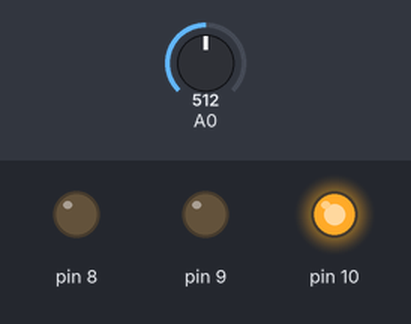
Bench run of a program on a simulated Arduino Uno, built with avr-gcc and run on an emulated ATmega328P. Parts: output pins drawn as LEDs (lit = HIGH). The test bench sets the inputs (shaded band); at power-on: A0 = 512. What the program prints to the serial monitor is not drawn.

Above: at 0.8 s.
0.9 s: A0 set to 632
2.4 s: A0 set to 653
At 3.6 s:
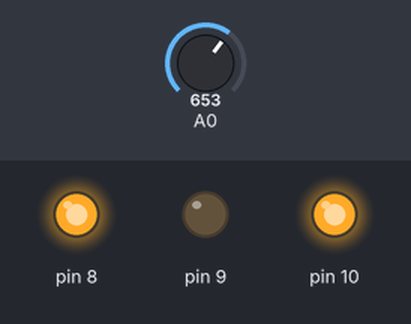
3.9 s: A0 set to 511
At 4.9 s:
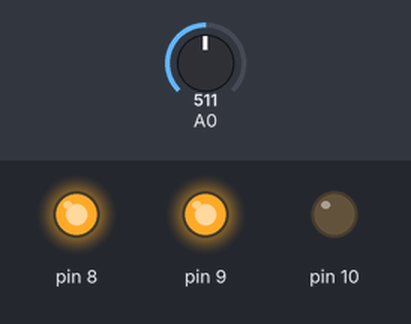
5.4 s: A0 set to 400
6.9 s: A0 set to 365
At 7.2 s:
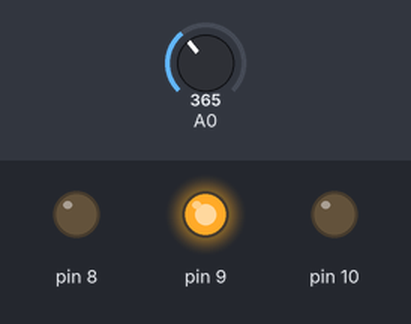
8.4 s: A0 set to 716
At 9.6 s:
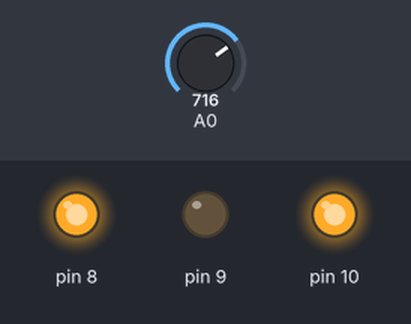
Timing chart, 0 to 10.9 s (numbered marks = the images above; inputs shaded):
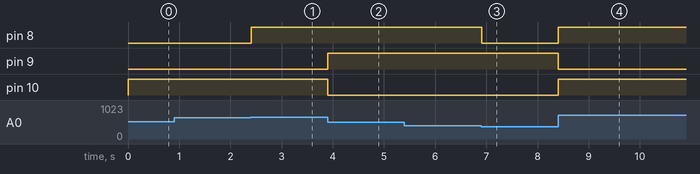

Measured:
- the behaviour switches between 639 and 640 on A0 (found by bisection; images 0 and 1)
- the behaviour switches between 384 and 383 on A0 (found by bisection; images 2 and 3)
- after the input at 2.4 s, pin 8: LOW → HIGH at once
- after the input at 3.9 s, pin 9: LOW → HIGH at once; pin 10: HIGH → LOW at once
- after the input at 6.9 s, pin 8: HIGH → LOW at once
- after the input at 8.4 s, pin 8, pin 10: LOW → HIGH at once; pin 9: HIGH → LOW at once

The program:

main.cpp
```cpp
#include <Arduino.h>

void adc_init()
{
  // AREF = AVcc
  ADMUX = (1 << REFS0);

  // ADC Enable and prescaler of 128
  // 16000000/128 = 125000
  ADCSRA = (1 << ADEN) | (1 << ADPS2) | (1 << ADPS1) | (1 << ADPS0);
}

uint16_t adc_read(uint8_t ch)
{
  // select the corresponding channel 0~5
  // ANDing with ’7′ will always keep the value
  // of ‘ch’ between 0 and 5
  ch &= 0b00000111;            // AND operation with 7
  ADMUX = (ADMUX & 0xF8) | ch; // clears the bottom 3 bits before ORing
  // start single conversion
  // write ’1′ to ADSC
  ADCSRA |= (1 << ADSC);
  // wait for conversion to complete
  // ADSC becomes ’0′ again
  // till then, run loop continuously
  while (ADCSRA & (1 << ADSC))
    ;

  return (ADC);
}

int main()
{
 DDRB |= (1 << PB0);
     DDRB |= (1 << PB1);
    DDRB |= (1 << PB2);
  Serial.begin(9600);
  // put your main code here, to run repeatedly:
  uint16_t adc_result0;
  // DDRB = 0x20; // to connect led to PB5
  int number;
  // initialize adc
  adc_init();
  // Serial.println("Started");
  while (1)
  {
    // Serial.println("Started");


    adc_result0 = adc_read(0); // read adc value at PC0
    // condition for led to turn on or off
    number = ((float)adc_result0) / 1024 * 8;

    Serial.println(number);
    PORTB =  number;
  }

  return 0;
}
```
